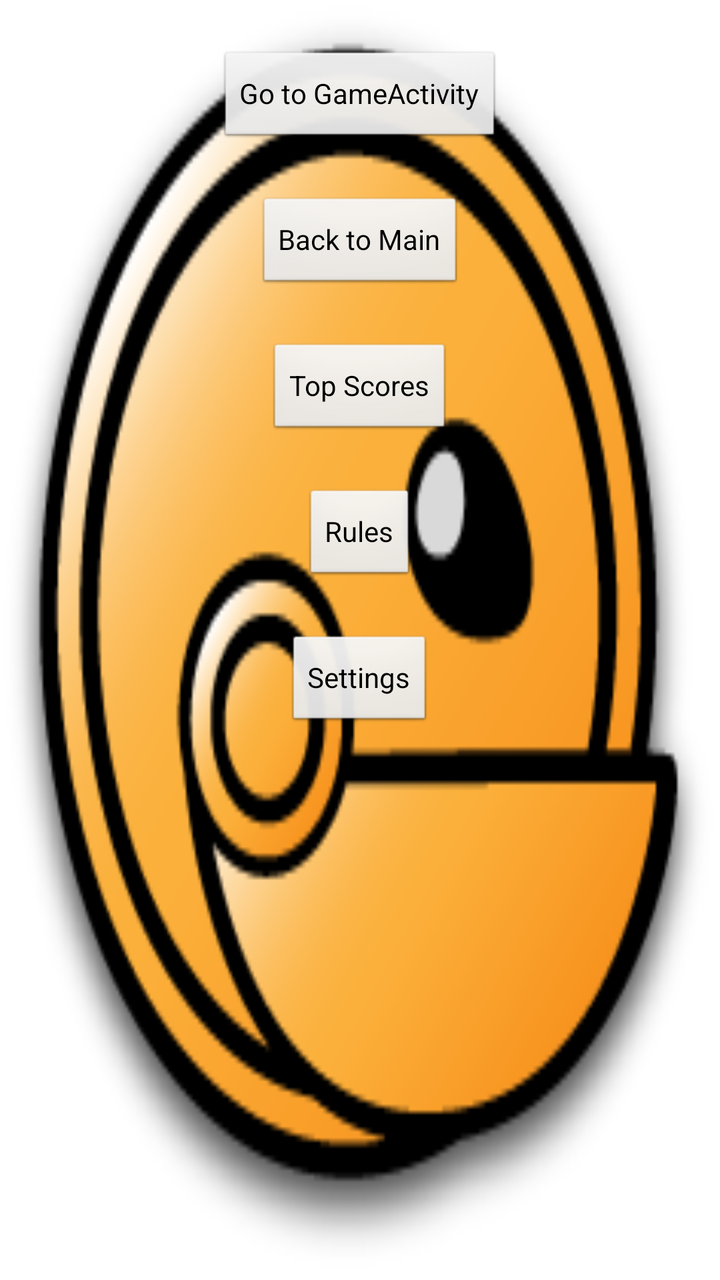
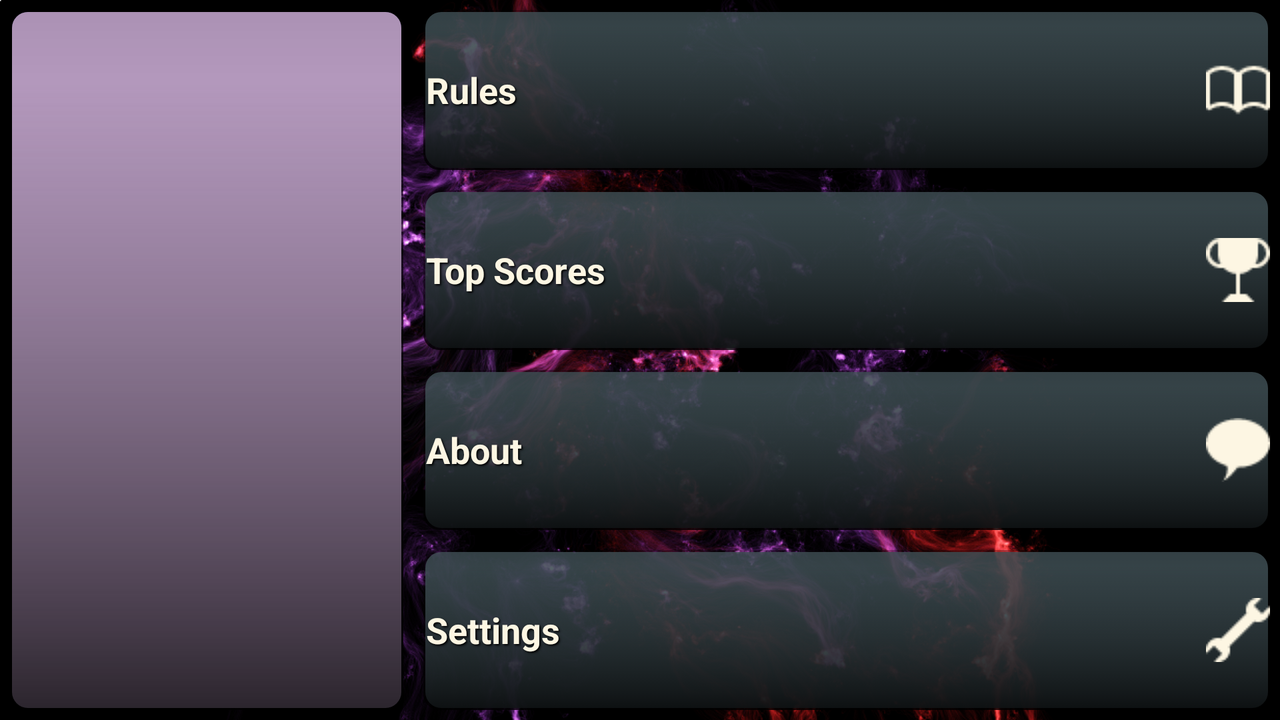

One screen, two layout resources from the same app: the default and the repository's alternative for another configuration. Each is rendered where Android would select it; the XML of both is given below.
<!-- AndroidManifest.xml: application theme AppTheme -->
<!-- res/layout/activity_main_menu.xml -->
<RelativeLayout xmlns:android="http://schemas.android.com/apk/res/android"
    xmlns:tools="http://schemas.android.com/tools"
    android:layout_width="match_parent"
    android:layout_height="match_parent"
    android:background="@drawable/vi_char_robot" >

    <Button
        android:id="@+id/game_button"
        android:layout_width="wrap_content"
        android:layout_height="wrap_content"
        android:layout_centerHorizontal="true"
        android:layout_marginTop="25dp"
        android:text="@string/enter_game" />

    <Button
        android:id="@+id/main_button"
        android:layout_width="wrap_content"
        android:layout_height="wrap_content"
        android:layout_centerHorizontal="true"
        android:layout_below="@+id/game_button"
        android:layout_marginTop="25dp"
        android:text="@string/enter_main" />

    <Button
        android:id="@+id/leaderboard_button"
        android:layout_width="wrap_content"
        android:layout_height="wrap_content"
        android:layout_below="@+id/main_button"
        android:layout_marginTop="25dp"
        android:layout_centerHorizontal="true"
        android:text="@string/enter_leaderboard" />

    <Button
        android:id="@+id/rules_button"
        android:layout_width="wrap_content"
        android:layout_height="wrap_content"
        android:layout_centerHorizontal="true"
        android:layout_below="@+id/leaderboard_button"
        android:layout_marginTop="25dp"
        android:text="@string/enter_rules" />

    <Button
        android:id="@+id/settings_button"
        android:layout_width="wrap_content"
        android:layout_height="wrap_content"
        android:layout_centerHorizontal="true"
        android:layout_below="@+id/rules_button"
        android:layout_marginTop="25dp"
        android:text="@string/enter_settings" />

</RelativeLayout>
<!-- resources referenced by this layout -->
<resources>
  <!-- drawable vi_char_robot: png bitmap (drawable-hdpi, 16585 bytes) -->
  <string name="enter_game">Go to GameActivity</string>
  <string name="enter_leaderboard">Top Scores</string>
  <string name="enter_main">Back to Main</string>
  <string name="enter_rules">Rules</string>
  <string name="enter_settings">Settings</string>
  <style name="AppTheme" parent="android:Theme.Light" />
</resources>
<!-- res/layout-land/activity_main_menu.xml (the repository's variant of the layout above) -->
<!-- drawn on the phone turned sideways -->
<LinearLayout xmlns:android="http://schemas.android.com/apk/res/android"
    xmlns:tools="http://schemas.android.com/tools"
    android:layout_width="fill_parent"
    android:layout_height="match_parent"
    android:background="@drawable/epic"
    android:orientation="horizontal" 
    android:weightSum="8">
    

    
    
     <FrameLayout
        android:layout_weight="2.5"
   		android:layout_width="0dp"
    	android:layout_height="match_parent"
    	android:id="@+id/foreground_gameb"
    	android:layout_margin="5dp">
    <Button
        android:id="@+id/game_button"
        android:layout_height="match_parent"
        android:layout_width="match_parent"
        android:text="PLAY!"
             	   android:paddingTop="35dp"
                   android:paddingBottom="5dp"
                   android:textColor="@drawable/game_button_txt"
                   style="@style/BigShadowTextStyle"
                   android:background="@drawable/game_button_bg"
                   android:gravity="top|center" />
    <ImageView 
	    android:id="@+id/vichar_robot"
	    android:layout_width="75dp"
        android:layout_height="75dp"
        android:layout_gravity="center"
        android:src="@drawable/robot_icon_large_mdpi"
	  />
    <Button
        android:id="@+id/button_animation"
	    android:layout_width="match_parent"
        android:layout_height="match_parent"
        android:layout_gravity="center"
        android:background="@drawable/game_button_ani"
      />
 
    </FrameLayout>

    <LinearLayout 
         android:layout_width="0dp"
         android:layout_height="fill_parent"
         android:layout_weight="5.5"
         android:weightSum="4"
         android:orientation="vertical">

        <Button
            android:id="@+id/rules_button"
            style="@style/ShadowTextStyle"
            android:layout_width="match_parent"
            android:layout_height="0dp"
            android:layout_margin="5dp"
            android:layout_weight="1"
            android:background="@drawable/grayscale_button_bg"
            android:drawableRight="@drawable/book"
            android:gravity="left|center"
            android:paddingBottom="5dp"
            android:paddingTop="5dp"
            android:text="@string/enter_rules"
            android:textColor="@drawable/grayscale_button_txt" />

    	<Button
    	    android:id="@+id/leaderboard_button"
    	    style="@style/ShadowTextStyle"
    	    android:layout_width="match_parent"
    	    android:layout_height="0dp"
    	    android:layout_margin="5dp"
    	    android:layout_weight="1"
    	    android:background="@drawable/scores_button_bg"
    	    android:drawableRight="@drawable/trophy_2"
    	    android:gravity="left|center"
    	    android:paddingBottom="5dp"
    	    android:paddingTop="5dp"
    	    android:text="@string/enter_leaderboard"
    	    android:textColor="@drawable/grayscale_button_txt" />

	    <Button
	        android:id="@+id/about_button"
	        style="@style/ShadowTextStyle"
	        android:layout_width="match_parent"
	        android:layout_height="0dp"
	        android:layout_margin="5dp"
	        android:layout_weight="1"
	        android:background="@drawable/rules_button_bg"
	        android:drawableRight="@drawable/comments"
	        android:gravity="left|center"
	        android:paddingBottom="5dp"
	        android:paddingTop="5dp"
	        android:text="@string/enter_about"
	        android:textColor="@drawable/grayscale_button_txt" />
	
	    <Button
	        android:id="@+id/settings_button"
	        style="@style/ShadowTextStyle"
	        android:layout_width="match_parent"
	        android:layout_height="0dp"
	        android:layout_margin="5dp"
	        android:layout_weight="1"
	        android:background="@drawable/settings_button_bg"
	        android:drawableRight="@drawable/wrench"
	        android:gravity="left|center"
	        android:paddingBottom="5dp"
	        android:paddingTop="5dp"
	        android:text="@string/enter_settings"
	        android:textColor="@drawable/grayscale_button_txt" />

	</LinearLayout>
	
</LinearLayout>
<!-- resources referenced by the variant -->
<!-- as the phone turned sideways resolves them -->
<resources>
  <!-- drawable game_button_bg (drawable) -->
  <?xml version="1.0" encoding="utf-8"?>
  <selector xmlns:android="http://schemas.android.com/apk/res/android"
      android:dither="true" >
      
       
      <item android:drawable="@drawable/pressed_blue" android:state_pressed="true"/>
      
      <item android:drawable="@drawable/pressed_blue" android:state_focused="true"/>
      
      <item android:drawable="@drawable/default_game"/> 
      
  </selector>
  <!-- drawable game_button_txt (drawable) -->
  <?xml version="1.0" encoding="utf-8"?>
  <selector xmlns:android="http://schemas.android.com/apk/res/android" >
     
    <item android:state_pressed="true" android:color="#fff" />
   
    
    <item android:state_focused="true" android:color="#fff" />
   
    
    <item android:color="#FDD017" />
      
  
  </selector>
  <!-- drawable grayscale_button_bg (drawable) -->
  <?xml version="1.0" encoding="utf-8"?>
  <selector xmlns:android="http://schemas.android.com/apk/res/android" >
       
      <item android:drawable="@drawable/pressed_orange" android:state_pressed="true"/>
      
      <item android:drawable="@drawable/pressed_orange" android:state_focused="true"/>
      
      <item android:drawable="@drawable/default_grayscale"/> 
      
  </selector>
  <!-- drawable grayscale_button_txt (drawable) -->
  <?xml version="1.0" encoding="utf-8"?>
  <selector xmlns:android="http://schemas.android.com/apk/res/android" >
  
    
    <item android:state_pressed="true" android:color="#fdf6e3" />
   
    
    <item android:state_focused="true" android:color="#fdf6e3" />
   
    
    <item android:color="#fdf6e3" />    
  
  </selector>
  <!-- drawable rules_button_bg (drawable) -->
  <?xml version="1.0" encoding="utf-8"?>
  <selector xmlns:android="http://schemas.android.com/apk/res/android" >
       
      <item android:drawable="@drawable/pressed_purple" android:state_pressed="true"/>
      
      <item android:drawable="@drawable/pressed_purple" android:state_focused="true"/>
      
      <item android:drawable="@drawable/default_grayscale"/> 
      
  </selector>
  <!-- drawable scores_button_bg (drawable) -->
  <?xml version="1.0" encoding="utf-8"?>
  <selector xmlns:android="http://schemas.android.com/apk/res/android" >
       
      <item android:drawable="@drawable/pressed_green" android:state_pressed="true"/>
      
      <item android:drawable="@drawable/pressed_green" android:state_focused="true"/>
      
      <item android:drawable="@drawable/default_grayscale"/> 
      
  </selector>
  <!-- drawable settings_button_bg (drawable) -->
  <?xml version="1.0" encoding="utf-8"?>
  <selector xmlns:android="http://schemas.android.com/apk/res/android" >
       
      <item android:drawable="@drawable/pressed_red" android:state_pressed="true"/>
      
      <item android:drawable="@drawable/pressed_red" android:state_focused="true"/>
      
      <item android:drawable="@drawable/default_grayscale"/> 
      
  </selector>
  <string name="enter_about">About</string>
  <string name="enter_leaderboard">Top Scores</string>
  <string name="enter_rules">Rules</string>
  <string name="enter_settings">Settings</string>
  <style name="ShadowTextStyle">
      <item name="android:paddingLeft">4px</item>
      <item name="android:paddingBottom">4px</item>
      <item name="android:textColor">#ffffffff</item>
      <item name="android:textSize">18sp</item>
      <item name="android:textStyle">bold</item>
      <item name="android:shadowColor">#000000</item>
      <item name="android:shadowDx">2</item>
      <item name="android:shadowDy">2</item>
      <item name="android:shadowRadius">2</item>
    </style>
  <style name="AppTheme" parent="android:Theme.Light" />
</resources>
